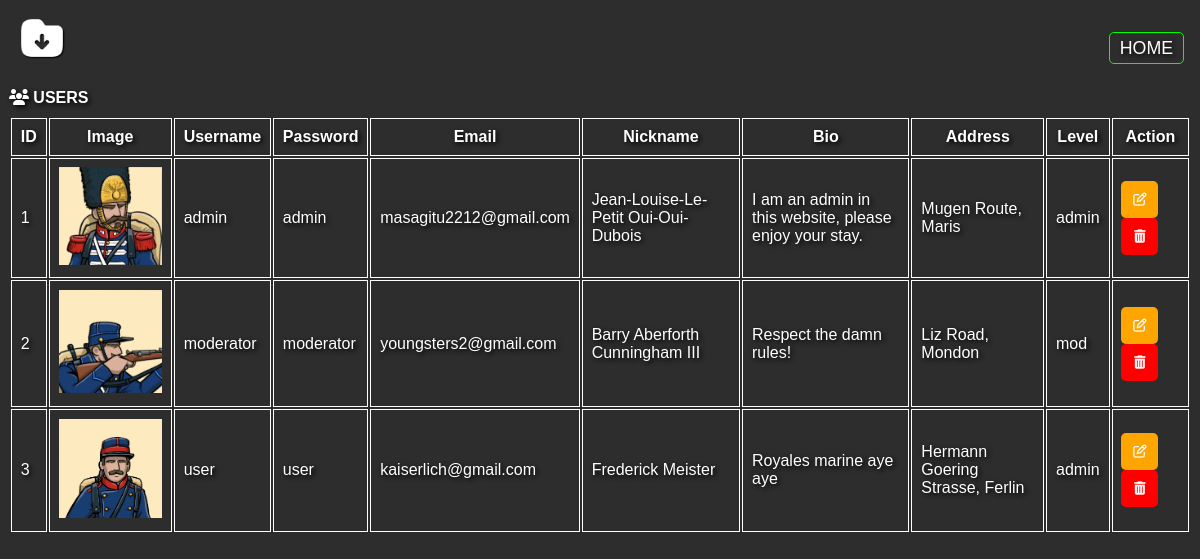
The app's page /dashboard/user_list.php (signed in) with its own data.
### tables this page shows
CREATE TABLE `user` (
  `user_id` int(11) NOT NULL,
  `username` varchar(20) NOT NULL,
  `password` varchar(35) NOT NULL,
  `email` varchar(50) NOT NULL,
  `nickname` varchar(50) NOT NULL,
  `bio` text NOT NULL,
  `date_register` date NOT NULL DEFAULT current_timestamp(),
  `address` text NOT NULL,
  `picture` text NOT NULL,
  `level` enum('admin','mod','basic') NOT NULL
);

### dashboard/user_list.php (the view, shortened to what this page needs)
<?php
require '../backend/connection.php';
?>
<!DOCTYPE html>
<html>
    <head>
        <link rel="stylesheet" href="..\assets\css\main.css">
        <link rel="stylesheet" href="../assets/fontawesome-6.4.2/css/all.min.css">
    </head>
    <header>
        <div class="header" style="position: fixed;">
            <a href="#">
                <div class="icon">
                        <img src="../assets/images/icon_shadow.png" alt="icon">
                </div>
            </a>
            <div class="nav-list">
                <nav>
                    <a href="."><button class="btn-inv selected">HOME</button></a>
                </nav>
            </div>
        </div>
    </header>
    <body>
        <div class="gap"></div>
        <div class="form-body">
            <h4><i class="fa fa-users"></i> USERS</h4>
            <table id="table-data" class="table-data">
                <thead>
                    <tr class="table-header">
                        <th>ID</th>
                        <th>Image</th>
                        <th>Username</th>
                        <th>Password</th>
                        <th>Email</th>
                        <th>Nickname</th>
                        <th>Bio</th>
                        <th>Address</th>
                        <th>Level</th>
                        <th>Action</th>
                    </tr>
                </thead>
                <tbody>
                    <?php
                    $sql = mysqli_query($connection,"SELECT * FROM user");
                    while ($row = mysqli_fetch_array($sql)) {?>
                        <tr>
                            <td><?= $row['user_id'] ?></td>
                            <td><?= "<img src='../assets/images/user_icon/". $row['picture'] ."' alt='". $row['picture'] ."'>" ?></td>
                            <td><?= $row['username'] ?></td>
                            <td><?= $row['password'] ?></td>
                            <td><?= $row['email'] ?></td>
                            <td><?= $row['nickname'] ?></td>
                            <td><?= $row['bio'] ?></td>
                            <td><?= $row['address'] ?></td>
                            <td><?= $row['level'] ?></td>
                            <td id="action">
                                <a href="edit.php?user=<?= $row['user_id'] ?>">
                                    <button class="btn-orange"><i class="fa fa-edit"></i></button>
                                </a>
                                <a href="#">
                                    <button onclick="deletion(<?= $row['user_id'] ?>)" class="btn-red"><i class="fa fa-trash"></i></button>
                                </a>
                            </td>
                        </tr>
                        <?php } ?>
                </tbody>
            </table>
        </div>
    </body>
</html>

### assets/css/main.css (style rules this page uses)
body { background-image: url(../images/banner.jpg); background: rgb(45,45,45); color: white; margin: 0; padding: 0; font-family: Arial, Helvetica, sans-serif; text-shadow: 2px 2px 5px black; animation: fadeInAnimation ease 1s; }
a { text-decoration: none; }
a, a > * { color: white; }
.gap { padding-top: 5rem; }
.header { color: white; display: flex; flex-grow: 1; flex-wrap: wrap; width: 100%; height: 5rem; z-index: 1; }
.header > * { margin: 1vh 1vw; }
.icon { flex-basis: 10%; padding: 5px; border-radius: 5px; transition: 0.1s; }
.icon img { height: 50px; }
.nav-list { position: relative; margin: auto 0; margin-left: auto; }
.nav-list nav { margin: auto 1pc; display: flex; }
.nav-list nav > * { margin-top: 1pc; }
button, input[type="submit"] { background: green; color: white; padding: 0.5ch 1ch; border: 0; border-radius: 5px; transition: 100ms ease-in; cursor: pointer; }
.selected { border: 1px solid lime; }
.btn-orange { background: orange; }
.btn-red { background: red; }
.btn-inv { background: none; text-shadow: 2px 2px 5px black; font-size: 2ch; }
.form-body > * { margin: 1ch 0; }
.form-body { margin: 1ch; }
.dl-dropdown li, button { background: green; list-style: none; }
.table-data th, .table-data td { padding: 1ch; border: 1px solid white; }
.table-data img { width: 100%; object-fit: contain; }
.table-data button { width: 5ch; height: 5ch; }

### records on screen
user: user_id "1", picture (picture), username "admin", password "admin", email "masagitu2212@gmail.com", nickname "Jean-Louise-Le-Petit Oui-Oui-Dubois", bio "I am an admin in this website, please enjoy your stay.", address "Mugen Route, Maris", level "admin"
user: user_id "2", picture (picture), username "moderator", password "moderator", email "youngsters2@gmail.com", nickname "Barry Aberforth Cunningham III", bio "Respect the damn rules!", address "Liz Road, Mondon", level "mod"
user: user_id "3", picture (picture), username "user", password "user", email "kaiserlich@gmail.com", nickname "Frederick Meister", bio "Royales marine aye aye", address "Hermann Goering Strasse, Ferlin", level "admin"
